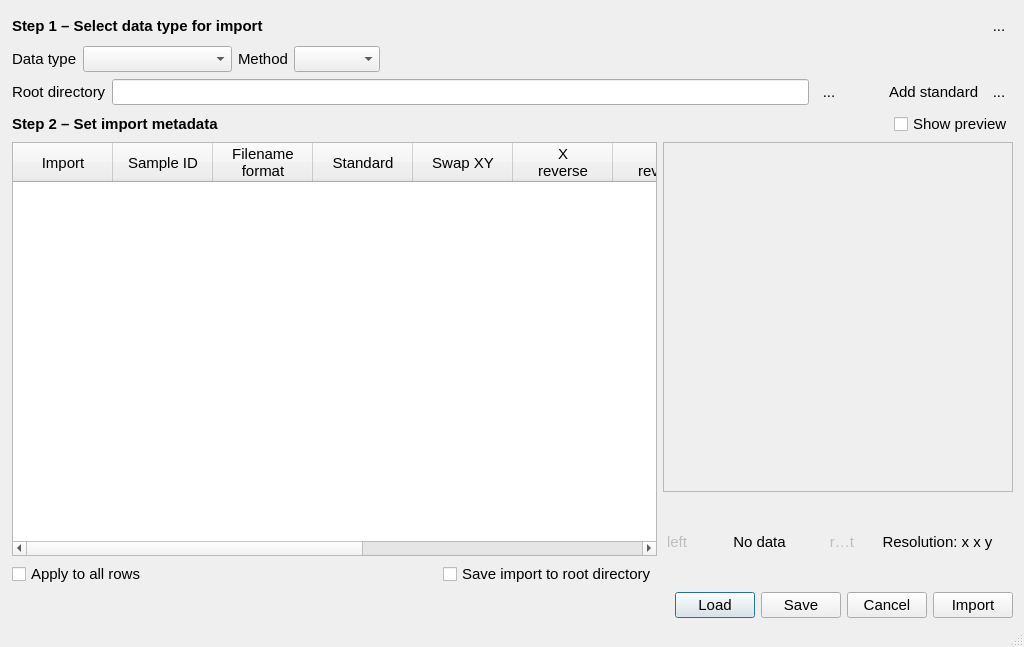
<?xml version="1.0" encoding="UTF-8"?>
<ui version="4.0">
 <class>ImportDialog</class>
 <widget class="QDialog" name="ImportDialog">
  <property name="geometry">
   <rect>
    <x>0</x>
    <y>0</y>
    <width>1024</width>
    <height>647</height>
   </rect>
  </property>
  <property name="sizePolicy">
   <sizepolicy hsizetype="Expanding" vsizetype="Fixed">
    <horstretch>0</horstretch>
    <verstretch>0</verstretch>
   </sizepolicy>
  </property>
  <property name="font">
   <font>
    <pointsize>11</pointsize>
   </font>
  </property>
  <property name="windowTitle">
   <string>MainWindow</string>
  </property>
  <widget class="QStatusBar" name="statusBar">
   <property name="geometry">
    <rect>
     <x>0</x>
     <y>620</y>
     <width>1024</width>
     <height>27</height>
    </rect>
   </property>
   <property name="sizePolicy">
    <sizepolicy hsizetype="Expanding" vsizetype="Preferred">
     <horstretch>0</horstretch>
     <verstretch>0</verstretch>
    </sizepolicy>
   </property>
  </widget>
  <widget class="QWidget" name="">
   <property name="geometry">
    <rect>
     <x>12</x>
     <y>12</y>
     <width>1001</width>
     <height>606</height>
    </rect>
   </property>
   <layout class="QVBoxLayout" name="verticalLayout_3">
    <item>
     <layout class="QHBoxLayout" name="horizontalLayout_7">
      <item>
       <widget class="QLabel" name="label">
        <property name="font">
         <font>
          <pointsize>11</pointsize>
          <bold>true</bold>
         </font>
        </property>
        <property name="text">
         <string>Step 1 – Select data type for import</string>
        </property>
       </widget>
      </item>
      <item>
       <spacer name="horizontalSpacer_5">
        <property name="orientation">
         <enum>Qt::Horizontal</enum>
        </property>
        <property name="sizeHint" stdset="0">
         <size>
          <width>40</width>
          <height>20</height>
         </size>
        </property>
       </spacer>
      </item>
      <item>
       <widget class="QToolButton" name="toolButton">
        <property name="minimumSize">
         <size>
          <width>28</width>
          <height>28</height>
         </size>
        </property>
        <property name="maximumSize">
         <size>
          <width>28</width>
          <height>28</height>
         </size>
        </property>
        <property name="styleSheet">
         <string notr="true">border : none;</string>
        </property>
        <property name="text">
         <string>...</string>
        </property>
        <property name="icon">
         <iconset resource="../resources.qrc">
          <normaloff>:/icons/resources/icons/icon-question-64.png</normaloff>:/icons/resources/icons/icon-question-64.png</iconset>
        </property>
        <property name="iconSize">
         <size>
          <width>24</width>
          <height>24</height>
         </size>
        </property>
       </widget>
      </item>
     </layout>
    </item>
    <item>
     <layout class="QHBoxLayout" name="horizontalLayout_2">
      <item>
       <widget class="QLabel" name="labelDataType">
        <property name="text">
         <string>Data type</string>
        </property>
       </widget>
      </item>
      <item>
       <widget class="QComboBox" name="comboBoxDataType">
        <property name="toolTip">
         <string>Select data type</string>
        </property>
        <item>
         <property name="text">
          <string/>
         </property>
        </item>
        <item>
         <property name="text">
          <string>LA-ICP-MS</string>
         </property>
        </item>
        <item>
         <property name="text">
          <string>MLA</string>
         </property>
        </item>
        <item>
         <property name="text">
          <string>XRF</string>
         </property>
        </item>
        <item>
         <property name="text">
          <string>Petrography photo</string>
         </property>
        </item>
        <item>
         <property name="text">
          <string>SEM</string>
         </property>
        </item>
       </widget>
      </item>
      <item>
       <widget class="QLabel" name="labelMethod">
        <property name="text">
         <string>Method</string>
        </property>
       </widget>
      </item>
      <item>
       <widget class="QComboBox" name="comboBoxMethod">
        <property name="toolTip">
         <string>Select method of collection for data type</string>
        </property>
       </widget>
      </item>
      <item>
       <spacer name="horizontalSpacer">
        <property name="orientation">
         <enum>Qt::Horizontal</enum>
        </property>
        <property name="sizeHint" stdset="0">
         <size>
          <width>40</width>
          <height>20</height>
         </size>
        </property>
       </spacer>
      </item>
     </layout>
    </item>
    <item>
     <layout class="QHBoxLayout" name="horizontalLayout_5">
      <item>
       <widget class="QLabel" name="labelRootDirectory">
        <property name="text">
         <string>Root directory</string>
        </property>
       </widget>
      </item>
      <item>
       <widget class="QLineEdit" name="lineEditRootDirectory">
        <property name="toolTip">
         <string>Base directory filled with sample directories</string>
        </property>
        <property name="readOnly">
         <bool>true</bool>
        </property>
       </widget>
      </item>
      <item>
       <widget class="QToolButton" name="toolButtonOpenDirectory">
        <property name="minimumSize">
         <size>
          <width>28</width>
          <height>28</height>
         </size>
        </property>
        <property name="maximumSize">
         <size>
          <width>28</width>
          <height>28</height>
         </size>
        </property>
        <property name="toolTip">
         <string>Open directory</string>
        </property>
        <property name="styleSheet">
         <string notr="true">border : none;</string>
        </property>
        <property name="text">
         <string>...</string>
        </property>
        <property name="icon">
         <iconset resource="../resources.qrc">
          <normaloff>:/icons/resources/icons/icon-add-directory-64.png</normaloff>:/icons/resources/icons/icon-add-directory-64.png</iconset>
        </property>
        <property name="iconSize">
         <size>
          <width>24</width>
          <height>24</height>
         </size>
        </property>
       </widget>
      </item>
      <item>
       <spacer name="horizontalSpacer_3">
        <property name="orientation">
         <enum>Qt::Horizontal</enum>
        </property>
        <property name="sizeType">
         <enum>QSizePolicy::Fixed</enum>
        </property>
        <property name="sizeHint" stdset="0">
         <size>
          <width>40</width>
          <height>20</height>
         </size>
        </property>
       </spacer>
      </item>
      <item>
       <widget class="QLabel" name="labelAddStandard">
        <property name="text">
         <string>Add standard</string>
        </property>
       </widget>
      </item>
      <item>
       <widget class="QToolButton" name="toolButtonAddStandard">
        <property name="minimumSize">
         <size>
          <width>28</width>
          <height>28</height>
         </size>
        </property>
        <property name="maximumSize">
         <size>
          <width>28</width>
          <height>28</height>
         </size>
        </property>
        <property name="styleSheet">
         <string notr="true">border : none;</string>
        </property>
        <property name="text">
         <string>...</string>
        </property>
        <property name="icon">
         <iconset resource="../resources.qrc">
          <normaloff>:/icons/resources/icons/icon-accept-64.png</normaloff>:/icons/resources/icons/icon-accept-64.png</iconset>
        </property>
        <property name="iconSize">
         <size>
          <width>24</width>
          <height>24</height>
         </size>
        </property>
       </widget>
      </item>
     </layout>
    </item>
    <item>
     <layout class="QHBoxLayout" name="horizontalLayout_8">
      <item>
       <widget class="QLabel" name="label_2">
        <property name="font">
         <font>
          <pointsize>11</pointsize>
          <bold>true</bold>
         </font>
        </property>
        <property name="text">
         <string>Step 2 – Set import metadata</string>
        </property>
       </widget>
      </item>
      <item>
       <spacer name="horizontalSpacer_6">
        <property name="orientation">
         <enum>Qt::Horizontal</enum>
        </property>
        <property name="sizeHint" stdset="0">
         <size>
          <width>40</width>
          <height>20</height>
         </size>
        </property>
       </spacer>
      </item>
      <item>
       <widget class="QCheckBox" name="checkBoxPreview">
        <property name="toolTip">
         <string>Show preview map</string>
        </property>
        <property name="text">
         <string>Show preview</string>
        </property>
       </widget>
      </item>
     </layout>
    </item>
    <item>
     <layout class="QHBoxLayout" name="horizontalLayout_6">
      <item>
       <layout class="QVBoxLayout" name="verticalLayoutMetadataTable">
        <item>
         <widget class="QTableWidget" name="tableWidgetMetadata">
          <property name="toolTip">
           <string>Add missing metadata.  If left blank, quick import assumes square pixel dimensions</string>
          </property>
          <column>
           <property name="text">
            <string>Import</string>
           </property>
          </column>
          <column>
           <property name="text">
            <string>Sample ID</string>
           </property>
          </column>
          <column>
           <property name="text">
            <string>Filename
format</string>
           </property>
          </column>
          <column>
           <property name="text">
            <string>Standard</string>
           </property>
          </column>
          <column>
           <property name="text">
            <string>Swap XY</string>
           </property>
          </column>
          <column>
           <property name="text">
            <string>X
reverse</string>
           </property>
          </column>
          <column>
           <property name="text">
            <string>Y
reverse</string>
           </property>
          </column>
          <column>
           <property name="text">
            <string>Delimiter</string>
           </property>
          </column>
          <column>
           <property name="text">
            <string>Spot size
(µm)</string>
           </property>
          </column>
          <column>
           <property name="text">
            <string>Sweep
(s)</string>
           </property>
          </column>
          <column>
           <property name="text">
            <string>Speed
(µm/s)</string>
           </property>
          </column>
         </widget>
        </item>
        <item>
         <layout class="QHBoxLayout" name="horizontalLayout_4">
          <item>
           <widget class="QCheckBox" name="checkBoxApplyAll">
            <property name="toolTip">
             <string>&lt;html&gt;&lt;head/&gt;&lt;body&gt;&lt;p&gt;Apply changes to a single row in a column to all rows in the column&lt;/p&gt;&lt;/body&gt;&lt;/html&gt;</string>
            </property>
            <property name="text">
             <string>Apply to all rows</string>
            </property>
           </widget>
          </item>
          <item>
           <spacer name="horizontalSpacer_4">
            <property name="orientation">
             <enum>Qt::Horizontal</enum>
            </property>
            <property name="sizeHint" stdset="0">
             <size>
              <width>40</width>
              <height>20</height>
             </size>
            </property>
           </spacer>
          </item>
          <item>
           <widget class="QCheckBox" name="checkBoxSaveToRoot">
            <property name="toolTip">
             <string>Save import files to root directory, otherwise files are saved in $basedir/data/datatype</string>
            </property>
            <property name="text">
             <string>Save import to root directory</string>
            </property>
           </widget>
          </item>
         </layout>
        </item>
       </layout>
      </item>
      <item>
       <layout class="QVBoxLayout" name="verticalLayout_2">
        <item>
         <widget class="QFrame" name="framePreviewSample">
          <property name="sizePolicy">
           <sizepolicy hsizetype="Fixed" vsizetype="Fixed">
            <horstretch>0</horstretch>
            <verstretch>0</verstretch>
           </sizepolicy>
          </property>
          <property name="minimumSize">
           <size>
            <width>350</width>
            <height>350</height>
           </size>
          </property>
          <property name="maximumSize">
           <size>
            <width>350</width>
            <height>350</height>
           </size>
          </property>
          <property name="frameShape">
           <enum>QFrame::StyledPanel</enum>
          </property>
          <property name="frameShadow">
           <enum>QFrame::Raised</enum>
          </property>
         </widget>
        </item>
        <item>
         <layout class="QHBoxLayout" name="horizontalLayout_3">
          <item>
           <widget class="QToolButton" name="toolButtonPrevSample">
            <property name="enabled">
             <bool>false</bool>
            </property>
            <property name="minimumSize">
             <size>
              <width>28</width>
              <height>28</height>
             </size>
            </property>
            <property name="maximumSize">
             <size>
              <width>28</width>
              <height>28</height>
             </size>
            </property>
            <property name="styleSheet">
             <string notr="true">border : none;</string>
            </property>
            <property name="text">
             <string>left</string>
            </property>
            <property name="icon">
             <iconset resource="../resources.qrc">
              <normaloff>:/icons/resources/icons/icon-left-arrow-64.png</normaloff>:/icons/resources/icons/icon-left-arrow-64.png</iconset>
            </property>
            <property name="iconSize">
             <size>
              <width>24</width>
              <height>24</height>
             </size>
            </property>
           </widget>
          </item>
          <item>
           <widget class="QLabel" name="labelSampleID">
            <property name="minimumSize">
             <size>
              <width>125</width>
              <height>0</height>
             </size>
            </property>
            <property name="maximumSize">
             <size>
              <width>125</width>
              <height>16777215</height>
             </size>
            </property>
            <property name="text">
             <string>No data</string>
            </property>
            <property name="alignment">
             <set>Qt::AlignCenter</set>
            </property>
           </widget>
          </item>
          <item>
           <widget class="QToolButton" name="toolButtonNextSample">
            <property name="enabled">
             <bool>false</bool>
            </property>
            <property name="minimumSize">
             <size>
              <width>28</width>
              <height>28</height>
             </size>
            </property>
            <property name="maximumSize">
             <size>
              <width>28</width>
              <height>28</height>
             </size>
            </property>
            <property name="styleSheet">
             <string notr="true">border : none;</string>
            </property>
            <property name="text">
             <string>right</string>
            </property>
            <property name="icon">
             <iconset resource="../resources.qrc">
              <normaloff>:/icons/resources/icons/icon-right-arrow-64.png</normaloff>:/icons/resources/icons/icon-right-arrow-64.png</iconset>
            </property>
            <property name="iconSize">
             <size>
              <width>24</width>
              <height>24</height>
             </size>
            </property>
           </widget>
          </item>
          <item>
           <widget class="QLabel" name="labelResolution">
            <property name="text">
             <string>Resolution: x x y</string>
            </property>
            <property name="alignment">
             <set>Qt::AlignCenter</set>
            </property>
           </widget>
          </item>
         </layout>
        </item>
       </layout>
      </item>
     </layout>
    </item>
    <item>
     <layout class="QHBoxLayout" name="horizontalLayout">
      <item>
       <spacer name="horizontalSpacer_2">
        <property name="orientation">
         <enum>Qt::Horizontal</enum>
        </property>
        <property name="sizeHint" stdset="0">
         <size>
          <width>40</width>
          <height>20</height>
         </size>
        </property>
       </spacer>
      </item>
      <item>
       <widget class="QPushButton" name="pushButtonLoad">
        <property name="toolTip">
         <string>Load metadata</string>
        </property>
        <property name="text">
         <string>Load</string>
        </property>
       </widget>
      </item>
      <item>
       <widget class="QPushButton" name="pushButtonSave">
        <property name="toolTip">
         <string>Save metadata</string>
        </property>
        <property name="text">
         <string>Save</string>
        </property>
       </widget>
      </item>
      <item>
       <widget class="QPushButton" name="pushButtonCancel">
        <property name="text">
         <string>Cancel</string>
        </property>
       </widget>
      </item>
      <item>
       <widget class="QPushButton" name="pushButtonImport">
        <property name="font">
         <font>
          <pointsize>11</pointsize>
         </font>
        </property>
        <property name="toolTip">
         <string>Import selected data</string>
        </property>
        <property name="text">
         <string>Import</string>
        </property>
       </widget>
      </item>
     </layout>
    </item>
   </layout>
  </widget>
 </widget>
 <resources>
  <include location="../resources.qrc"/>
 </resources>
 <connections/>
</ui>
